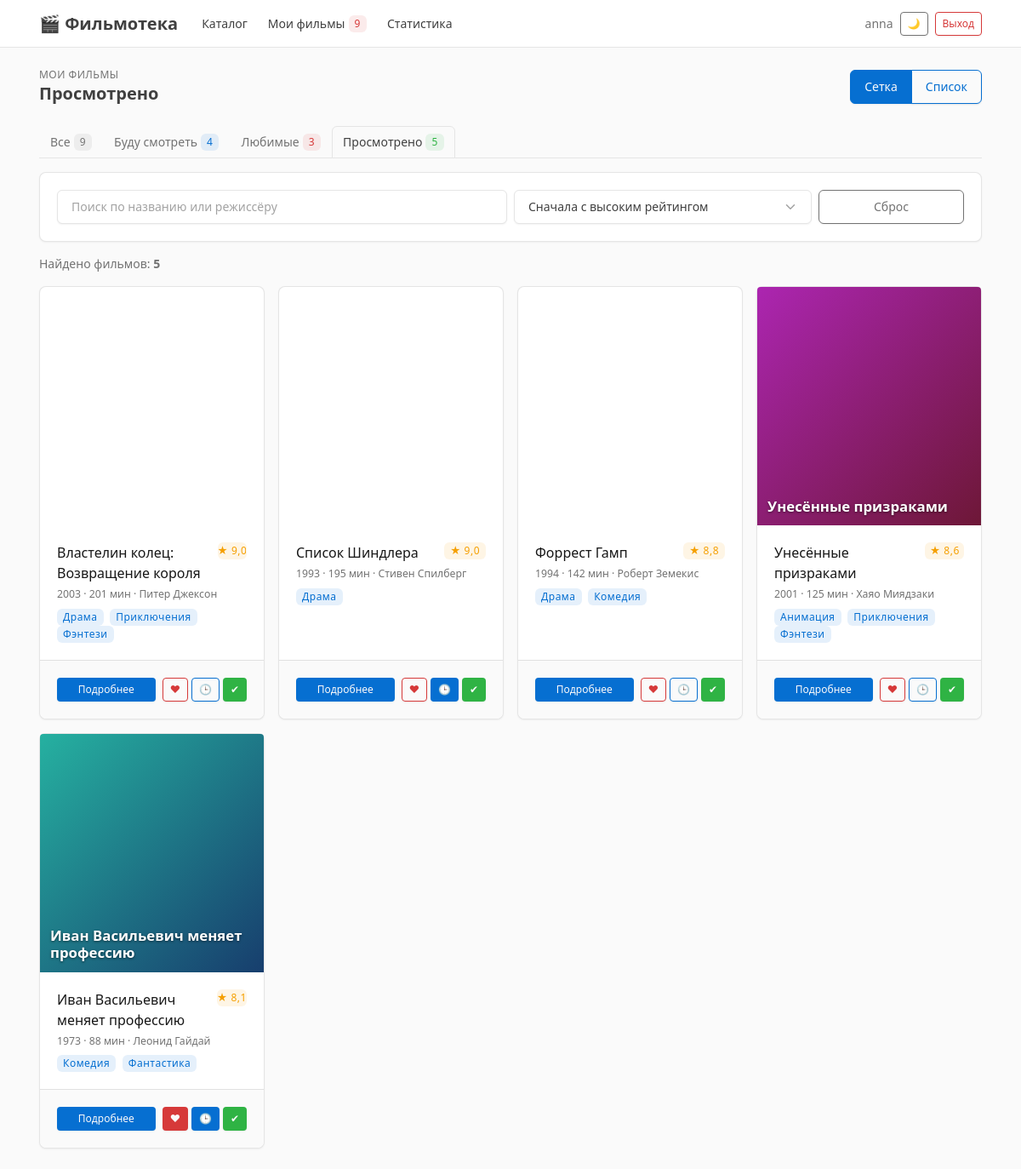
Screenshot of /my/watched/ (signed in) with the database file from the repository.
### accounts/models.py (models this page shows, shortened)
class Movie(models.Model):
    title = models.CharField('Название', max_length=200)
    original_title = models.CharField('Оригинальное название', max_length=200, blank=True)
    year = models.PositiveSmallIntegerField('Год выхода')
    director = models.CharField('Режиссёр', max_length=200)
    duration = models.PositiveSmallIntegerField('Длительность, мин')
    rating = models.DecimalField(
        'Рейтинг', max_digits=3, decimal_places=1,
        validators=[MinValueValidator(0), MaxValueValidator(10)],
    )
    description = models.TextField('Описание', blank=True)
    country = models.CharField('Страна', max_length=60, blank=True)
    poster_url = models.URLField('Ссылка на постер', blank=True)
    poster = models.ImageField('Обложка (файл)', upload_to='posters/', blank=True)
    genres = models.ManyToManyField(Genre, related_name='movies', verbose_name='Жанры')
    search_index = models.CharField(max_length=600, blank=True, editable=False)
    class Meta:
        ordering = ['-rating', 'title']
        verbose_name = 'фильм'
        verbose_name_plural = 'фильмы'
    @property
    def poster_src(self):
        if self.poster:
            return self.poster.url
        return self.poster_url
    @property
    def hue(self):
        return (self.pk or 0) * 47 % 360
    @property
    def hue_2(self):
        return (self.hue + 40) % 360

class Genre(models.Model):
    name = models.CharField('Название', max_length=50, unique=True)
    class Meta:
        ordering = ['name']
        verbose_name = 'жанр'
        verbose_name_plural = 'жанры'

### accounts/dashboard_views.py (the view)
# urls.py: path('my/', dashboard_views.my_movies, {'kind': 'all'}, name='my_all'),
@login_required
def my_movies(request, kind):
    movies = filter_movies(request.GET, request.user, kind)
    return render(
        request,
        'my_' + kind + '.html',
        {
            'movies': add_marks(movies, request.user),
            'sort_options': SORT_OPTIONS,
            'kind': kind,
            'counts': mark_counts(request.user),
            'page_title': MY_PAGES[kind],
        }
    )

### accounts/context_processors.py (called while the page is built)
def my_movies_count(request):
    if not request.user.is_authenticated:
        return {'my_movies_count': 0}
    count = Mark.objects.filter(user=request.user).values('movie').distinct().count()
    return {'my_movies_count': count}

### accounts/views.py (called while the page is built)
def add_marks(movies, user):
    watch_ids = Mark.objects.filter(user=user, kind='watch').values_list('movie_id', flat=True)
    favorite_ids = Mark.objects.filter(user=user, kind='favorite').values_list('movie_id', flat=True)
    watched_ids = Mark.objects.filter(user=user, kind='watched').values_list('movie_id', flat=True)
    movies = list(movies)
    for movie in movies:
        movie.marked_watch = movie.id in watch_ids
        movie.marked_favorite = movie.id in favorite_ids
        movie.marked_watched = movie.id in watched_ids
    return movies

def mark_counts(user):
    marks = Mark.objects.filter(user=user)
    return {
        'all': marks.values('movie').distinct().count(),
        'watch': marks.filter(kind='watch').count(),
        'favorite': marks.filter(kind='favorite').count(),
        'watched': marks.filter(kind='watched').count(),
    }

### templates/my_watched.html
{% extends 'my_base.html' %}

### templates/components/navbar.html (shortened to what this page needs)
{% with url_name=request.resolver_match.url_name %}
<header class="navbar navbar-expand-md d-print-none sticky-top">
    <div class="container-xl">
        <a class="navbar-brand pe-0 pe-md-3" href="/">🎬 Фильмотека</a>
        <div class="navbar-nav flex-row order-md-last ms-auto align-items-center gap-2">
            <span class="text-secondary d-none d-lg-inline">
                {{ user.username }}{% if user.is_staff %} <span class="badge bg-purple-lt">админ</span>{% endif %}
            </span>
            <button type="button" class="btn btn-sm btn-outline-secondary" id="theme-toggle"
                    aria-label="Сменить тему оформления">🌙</button>
            <form method="post" action="/accounts/logout/" class="m-0">
                <button type="submit" class="btn btn-sm btn-outline-danger">Выход</button>
            </form>
        </div>
        <div class="collapse navbar-collapse" id="navbar-menu">
            <ul class="navbar-nav me-auto">
                <li class="nav-item">
                    <a class="nav-link {% if url_name == 'catalog' or url_name == 'movie_detail' or url_name == 'search' %}active{% endif %}"
                       href="/">Каталог</a>
                </li>
                <li class="nav-item">
                    <a class="nav-link {% if url_name|slice:':3' == 'my_' %}active{% endif %}"
                       href="/my/">
                        Мои фильмы
                        <span class="badge bg-red-lt ms-1" id="my-count">{{ my_movies_count }}</span>
                    </a>
                </li>
                <li class="nav-item">
                    <a class="nav-link {% if url_name == 'stats' %}active{% endif %}"
                       href="/stats/">Статистика</a>
                </li>
            </ul>
        </div>
    </div>
</header>
{% endwith %}

### templates/components/movie_grid.html
{% for movie in movies %}
    <div class="col-12 col-sm-6 col-lg-4 col-xl-3 movie-col">
        {% include 'components/movie_card.html' %}
    </div>
{% empty %}
    <div class="col-12">
        {% include 'components/empty_state.html' with title='Ничего не найдено' text='Измените условия поиска или отметьте фильмы кнопками в каталоге.' %}
    </div>
{% endfor %}

### templates/components/movie_card.html (shortened to what this page needs)
<div class="card movie-card h-100" data-movie-id="{{ movie.id }}">
    <a href="/movies/{{ movie.id }}/" class="d-block text-reset">
        {% include 'components/poster.html' with movie=movie %}
    </a>
    <div class="card-body">
        <div class="d-flex justify-content-between align-items-start mb-1">
            <h3 class="card-title mb-0">
                <a href="/movies/{{ movie.id }}/" class="text-reset">{{ movie.title }}</a>
            </h3>
            <span class="badge bg-yellow-lt ms-2">★ {{ movie.rating }}</span>
        </div>
        <div class="text-secondary small mb-2">{{ movie.year }} · {{ movie.duration }} мин · {{ movie.director }}</div>
        <div>
            {% for genre in movie.genres.all %}
                <span class="badge bg-blue-lt me-1">{{ genre.name }}</span>
            {% endfor %}
        </div>
    </div>
    <div class="card-footer d-flex flex-wrap gap-2">
        <a class="btn btn-sm btn-primary flex-fill" style="min-width: 7rem" href="/movies/{{ movie.id }}/">Подробнее</a>
        <div class="d-flex gap-1 ms-auto">
            {% include 'components/mark_buttons.html' with movie=movie %}
        </div>
    </div>
</div>

### templates/components/poster.html
<div class="poster {{ extra_class }}" role="img" aria-label="Постер фильма {{ movie.title }}"
     style="{% if movie.poster_src %}background-image: url('{{ movie.poster_src }}');{% else %}background: linear-gradient(135deg, hsl({{ movie.hue }}, 65%, 42%), hsl({{ movie.hue_2 }}, 65%, 26%));{% endif %}">
    {% if not movie.poster_src %}<span class="poster-title">{{ movie.title }}</span>{% endif %}
</div>

### templates/components/mark_button.html
<button type="button"
        class="btn btn-sm {% if active %}btn-{{ color }}{% else %}btn-outline-{{ color }}{% endif %}"
        data-mark="{{ kind }}"
        data-movie="{{ movie.id }}"
        data-url="/movies/{{ movie.id }}/mark/{{ kind }}/"
        data-color="{{ color }}"
        title="{{ label }}" aria-label="{{ label }}">
    {{ icon }}{% if with_label %} {{ label }}{% endif %}
</button>

### static/css/movies.css (style rules this page uses)
.poster { display: flex; align-items: flex-end; height: 280px; padding: .75rem; color: #fff; background-size: cover; background-position: center; border-radius: 4px 4px 0 0; }
.poster-title { font-weight: 700; font-size: 1.05rem; line-height: 1.2; text-shadow: 0 1px 3px rgba(0, 0, 0, .55); }
.movie-card { transition: transform .15s ease, box-shadow .15s ease; }
.navbar .nav-link { white-space: nowrap; }

### rows the page displays
Movie: title "Властелин колец: Возвращение короля", rating "9,0", year "2003", duration "201", director "Питер Джексон", icon "♥ 🕒 ✔"
Genre: name "Драма"
Genre: name "Приключения"
Genre: name "Фэнтези"
Movie: title "Список Шиндлера", rating "9,0", year "1993", duration "195", director "Стивен Спилберг", icon "♥ 🕒 ✔"
Movie: title "Форрест Гамп", rating "8,8", year "1994", duration "142", director "Роберт Земекис", icon "♥ 🕒 ✔"
Genre: name "Комедия"
Movie: title "Унесённые призраками", rating "8,6", year "2001", duration "125", director "Хаяо Миядзаки", icon "♥ 🕒 ✔"
Genre: name "Анимация"
Movie: title "Иван Васильевич меняет профессию", rating "8,1", year "1973", duration "88", director "Леонид Гайдай", icon "♥ 🕒 ✔"
Genre: name "Фантастика"

### other values shown
{{ user.username }} "anna"
{{ my_movies_count }} "9"
{{ page_title }} "Просмотрено"
{{ counts.all }} "9"
{{ counts.watch }} "4"
{{ counts.favorite }} "3"
{{ counts.watched }} "5"
{{ movies|length }} "5"
form field value "Сначала с высоким рейтингом"
